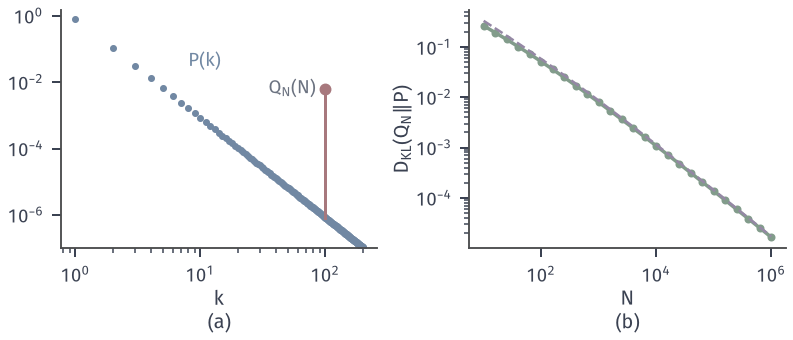

This figure's Python source:
"""Minimum KL with mean constraint not attained on {1,2,...}.
P(k)=c/k^3, c=1/zeta(3); E_P[X]=zeta(2)/zeta(3)=1.3684; constraint E_Q[X]=2.
Q_N=(1-eps)P+eps delta_N with eps=(2-E_P X)/(N-E_P X) satisfies the constraint.
(a) log-log masses P(k) (blue points); Q_100 differs by the factor (1-eps) and the extra mass eps at N=100 (red stem).
(b) D(Q_N||P) (green, exact sum truncated at 2e6) and the approximation eps ln(eps N^3/c) (purple dashed)."""
from pathlib import Path
import sys
HERE = Path(__file__).resolve().parent
sys.path.insert(0, str(HERE.parent/"dsel-common"))
from common import *

K = np.arange(1, 2_000_001, dtype=float)
c = 1/np.sum(K**-3.0); P = c*K**-3.0; mu = float(np.sum(K*P))
def QN(N):
    eps = (2-mu)/(N-mu); q = (1-eps)*P.copy(); q[N-1] += eps; return eps, q
fig, (a, b) = figure(width_mm=112, height_mm=48, ncols=2)
k = np.arange(1, 201)
eps, q = QN(100)
a.loglog(k, P[:200], 'o', ms=1.8, color=BLUE)
a.plot([100, 100], [P[99], q[99]], color=RED, lw=1.2)
a.scatter([100], [q[99]], s=16, color=RED, zorder=5)
a.text(100*0.85, q[99], r'$Q_N(N)$', fontsize=7.5, color=MUTED, va='center', ha='right')
a.text(8, 3e-2, r'$P(k)$', fontsize=7.5, color=BLUE, ha='left')
a.set_xlabel(r'$k$', labelpad=1); a.set_ylim(1e-7, 1.5)
Ns = np.unique(np.round(np.logspace(1, 6, 26)).astype(int))
Dv = []
for N in Ns:
    e_, q_ = QN(N); Dv.append(kl(q_, P))
Dv = np.array(Dv)
epsN = (2-mu)/(Ns-mu)
b.loglog(Ns, Dv, color=GREEN, lw=1.4, marker='o', ms=2.2)
b.loglog(Ns, epsN*np.log(epsN*Ns**3.0/c), color=PURPLE, lw=1.0, ls='--')
b.set_xlabel(r'$N$', labelpad=1); b.set_ylabel(r'$D_{\mathrm{KL}}(Q_N\Vert P)$', labelpad=1)
tag(a, '(a)', y=-0.27); tag(b, '(b)', y=-0.27)
save(fig, HERE, 'figure', {'c': float(c), 'mean_P': mu, 'N': Ns.tolist(), 'D': Dv.tolist(), 'eps_100': eps})
